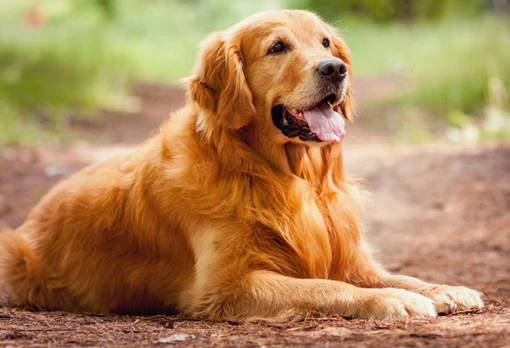
#> input picture 65_Data Augmentation/dog.webp, 510 x 348 px, given in place of the camera
$ python except_white_color_detection.py
#> lines starting #> are read from the running program, lines starting #| are printed output that depends on the picture; after the words box and inside, x2 and y2 are one past the last pixel; in counts of white or black regions, pixels touching at a corner belong together
import cv2
import numpy as np

cap=cv2.VideoCapture(0)

while(True):
    _,frame=cap.read()
#> frame is the input picture: shape (348, 510, 3); mean B, G, R 91.1, 136.3, 174.8
    hsv_frame=cv2.cvtColor(frame,cv2.COLOR_BGR2HSV)
#> hsv_frame: shape (348, 510, 3); mean H, S, V 19.1, 133.7, 177

    low=np.array([0,42,0])
    high=np.array([179,255,255])

    red=cv2.inRange(hsv_frame,low,high)
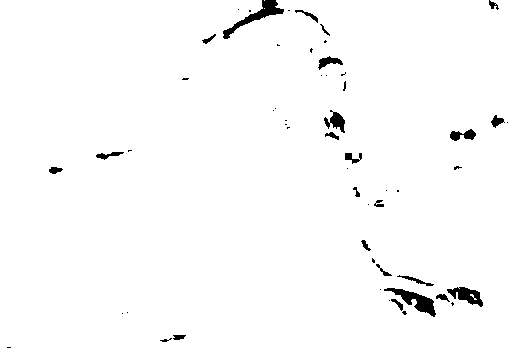
#> red: shape (348, 510); 98.2% white; 55 black regions (31 under 20 px), largest, box (x1, y1, x2, y2) and area: (223, 0, 284, 39) 547, (384, 288, 436, 317) 518, (447, 287, 483, 307) 361
    red=cv2.bitwise_and(frame,frame,mask=red)
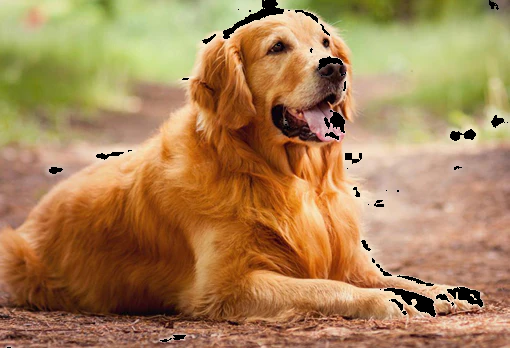
#> red: shape (348, 510, 3); mean B, G, R 87.4, 132.3, 170.6
    cv2.imshow('frame',frame)
    cv2.imshow('red',red)
    key = cv2.waitKey(1)
#> (key Esc is pressed here)
    if key == 27:
        break
